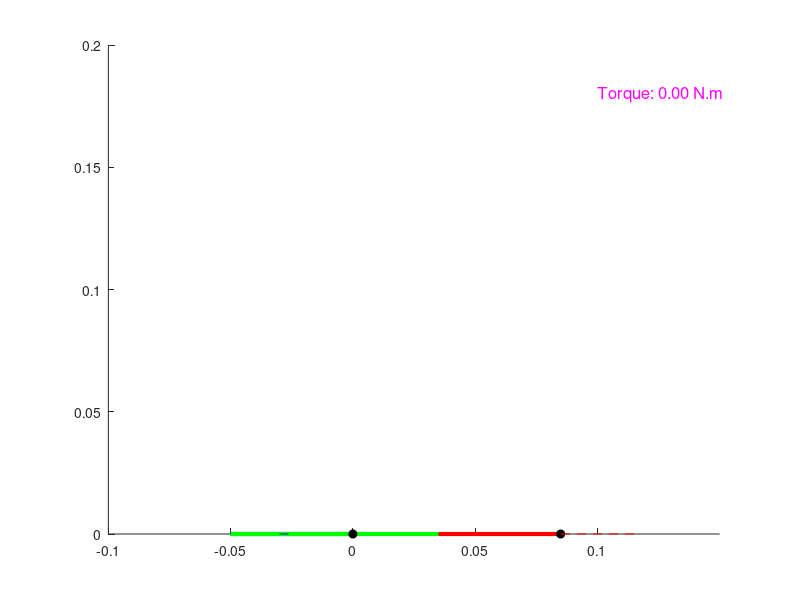

Source code (MATLAB):
% Clear workspace
clear;
clc;

% Parameters
PLA_den = 1240;         % PLA density kg/m3
S = 0.05;              % Length of each side link (m)
T = 0.085;             % Length of the top link (m)
D = T;                 % Distance between pivots (m)
w_s =  0.005;          % width side
w_t =  0.0102;         % width top
m_s = PLA_den * w_s * S;   % Mass of each side link (kg)
m_t = PLA_den * w_t * T;   % Mass of the top link (kg)

p1 = 0.4     %L spring1 ,m
q1 = 0.2   %W spring1 ,m
r1 =0.05        %H spring1 ,m
p2  = 0.4       %L spring2 ,m
q2  = 0.2       %W spring2 ,m
r2   =0.05       %H spring2 ,m

E =  55158       %Elastic modulus estimate (linear for now nonlinear later), 55158 N/m which is 8 psi

k1 = E*q1*r1/p1;               % Spring 1 stiffness (N/m)
k2 = E*q2*r2/p2;               % Spring 2 stiffness (N/m)
l1_o = 0.07;           % Rest length of spring 1 (m)
l2_o = 0.1;           % Rest length of spring 2 (m)
a = 0.025;             % Distance from bottom-left pivot to spring 1 attachment (m)
b = 0.005;             % Distance from bottom-right pivot to spring 2 attachment (m)
Q1 = -0.03;            % Spring 1 bottom attachment point (m)
Q2 = D + 0.03;         % Spring 2 bottom attachment point (m)

% Define the applied torque (smooth increase from 0 to 1 over time)
%tau = @(t) ((mod(t,4) >= 1 & mod(t,4) < 2) * (-1.5)) + ((mod(t,4) >= 2 & mod(t,4) < 3) * (1.5));
tau = @(t) (0);


% Initial conditions (start from rest)
theta0 = 0;             % Initial angle (rad)
theta_dot0 = 0;         % Initial angular velocity (rad/s)
initial_conditions = [theta0; theta_dot0];

% Time span for the simulation
t_span = [0, 20];       % Simulate from t=0 to t=20 seconds (slower simulation)

% Differential equation function (returns derivatives)
function dydt = system_eqns(t, y, S, m_s, m_t, k1, k2, l1_o, l2_o, a, b, Q1, Q2, T, D, tau)
    theta1 = y(1);  % Angle of the left side link
    theta_dot1 = y(2);
    
    % For the parallelogram constraint, we know theta2 = theta1
    % Calculate the positions of points A and B, with fixed length of the top link
    A_x = -S * cos(theta1);
    A_y = S * sin(theta1);
    
    B_x = D - S * cos(theta1); % Fixed top link length constraint
    B_y = S * sin(theta1);     % Symmetric behavior
    
    % Calculate spring lengths
    l1 = sqrt((a * sin(theta1))^2 + (a * cos(theta1) + Q1)^2); % Spring 1 length
    l2 = sqrt((b * sin(theta1))^2 + ((Q2 - T) + b * cos(theta1))^2); % Spring 2 length
    
    % Derivatives of spring lengths
    dl1_dtheta = (a * cos(theta1) + Q1) / l1;
    dl2_dtheta = ((Q2 - T) + b * cos(theta1)) / l2;
    
    % Spring forces (passive forces, only reacting to displacement)
    spring_force_1 = k1 * (l1 - l1_o) * dl1_dtheta;
    spring_force_2 = k2 * (l2 - l2_o) * dl2_dtheta;
    
    % Applied torque (from the smoothing function)
    torque = tau(t);  % Get the current torque value from the sigmoid function
    
    % Effective inertia
    I_eff = (2 / 3) * m_s * S^2 + m_t * S^2 * cos(theta1)^2;
    
    % Differential equation for theta1 (since theta2 = theta1 in the parallelogram)
    theta1_ddot = (spring_force_1 + spring_force_2 - torque) / I_eff;
    
    % Return the derivatives
    dydt = [theta_dot1; theta1_ddot];
end

% Solve the ODE using ode45
[t, y] = ode45(@(t, y) system_eqns(t, y, S, m_s, m_t, k1, k2, l1_o, l2_o, a, b, Q1, Q2, T, D, tau), t_span, initial_conditions);

% Prepare for animation
figure;
hold on;
axis equal;  % Keep aspect ratio fixed
xlim([-0.1, 0.15]);  % Adjust X-axis limits for better visualization
ylim([0, 0.2]);  % Adjust Y-axis limits for better visualization

% Plot the fixed base (bottom link)
plot([0, D], [0, 0], 'k-', 'LineWidth', 2);  % Base link

% Create plot for the mechanism animation
h_side_left = plot([0, 0], [0, 0], 'b-', 'LineWidth', 3);   % Left side link
h_side_right = plot([D, D], [0, 0], 'r-', 'LineWidth', 3);  % Right side link
h_top = plot([0, D], [0, 0], 'g-', 'LineWidth', 3);        % Top link

% Add markers for the joints (pivots)
h_left_pivot = plot(0, 0, 'ko', 'MarkerFaceColor', 'k'); % Left pivot
h_right_pivot = plot(D, 0, 'ko', 'MarkerFaceColor', 'k'); % Right pivot

% Add spring lines (optional, for visualization)
h_spring1 = plot([0, 0], [0, 0], 'b--'); % Spring 1 -> between a and A
h_spring2 = plot([D, D], [0, 0], 'r--'); % Spring 2 -> between b and B

% Plot the torque indication as text
h_torque_text = text(0.1, 0.18, '', 'FontSize', 12, 'Color', 'm');  % Placeholder text for torque

% Loop for animation
for i = 1:length(t)
    % Extract the angle and angular velocity from the solution
    theta1 = y(i, 1);
    
    % Calculate positions of key points
    A_x = -S * cos(theta1);  % Position of point A (left side link end)
    A_y = S * sin(theta1);
    
    B_x = D - S * cos(theta1);  % Position of point B (right side link end)
    B_y = S * sin(theta1);
    
    % Calculate spring attachment points a and b
    a_x = -a * cos(theta1);  % Position of spring attachment point a
    a_y = a * sin(theta1);  % Position of spring attachment point a
    
    b_x = D - b * cos(theta1);  % Position of spring attachment point b
    b_y = b * sin(theta1);      % Position of spring attachment point b
    
    % Update the positions of the links
    set(h_side_left, 'XData', [0, A_x], 'YData', [0, A_y]);
    set(h_side_right, 'XData', [D, B_x], 'YData', [0, B_y]);
    set(h_top, 'XData', [A_x, B_x], 'YData', [A_y, B_y]);
    
    % Update spring positions (for visualization)
    set(h_spring1, 'XData', [Q1, a_x], 'YData', [0, a_y]);  % Update Spring 1 -> between Q1 and a
    set(h_spring2, 'XData', [Q2, b_x], 'YData', [0, b_y]);  % Update Spring 2 -> between Q2 and b
    
    % Update torque value text
    torque = tau(t(i));  % Get current torque value
    set(h_torque_text, 'String', ['Torque: ' num2str(torque, '%.2f') ' N.m']);  % Update torque value displayed
    
    % Pause for animation effect (slower simulation)
    pause(0.1);  % Slower animation, adjust this for desired speed
end
